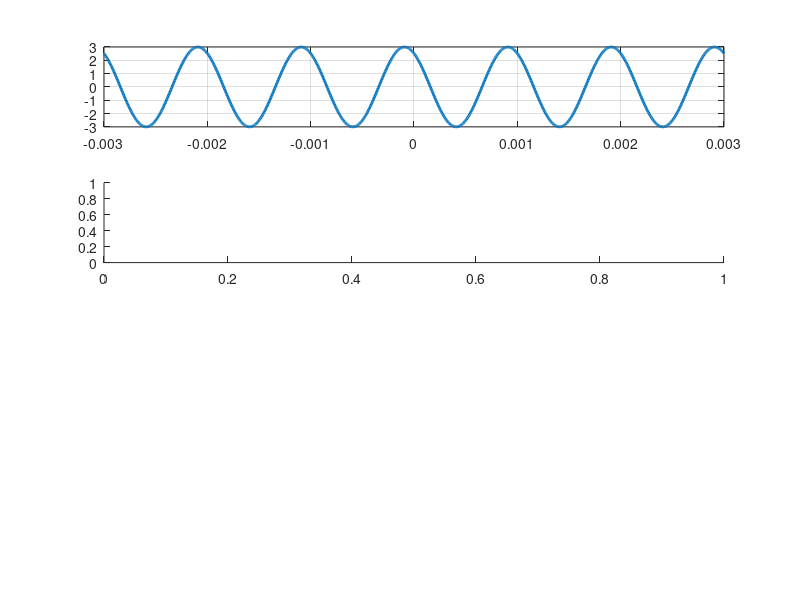

This chart was generated by the following MATLAB code: (Note: this script raises an error after producing the figure.)
% EE3370 Project 1
% MATLAB code for Project1
% AJL61
% 2/27/2015



clc      % Clear screen 
clear    % Clear all variables
A = 3; f= 1000; omega = 2*pi*f; 
angle = (33/180)*pi; T=1/f; % Edited for backwards compatability
t=linspace(-3*T,3*T,1000);
x_t=3*cos(omega*t+angle);
subplot(4,1,1)
plot(t,x_t, 'linewidth',2);grid on
subplot(4,1,2)
u_t=heaviside(t);
plot(t,u_t, 'linewidth',2);grid on
subplot(4,1,3)
plot(t,x_t.*u_t, 'linewidth',2);grid on
subplot(4,1,4)
u_t=circshift(heaviside(t),[1,1]).*heaviside(t); % Shifted by one... literally
x_t2=cos(omega*t).*sin(omega*t).*u_t;
plot(t,x_t2, 'linewidth', 2); grid on
